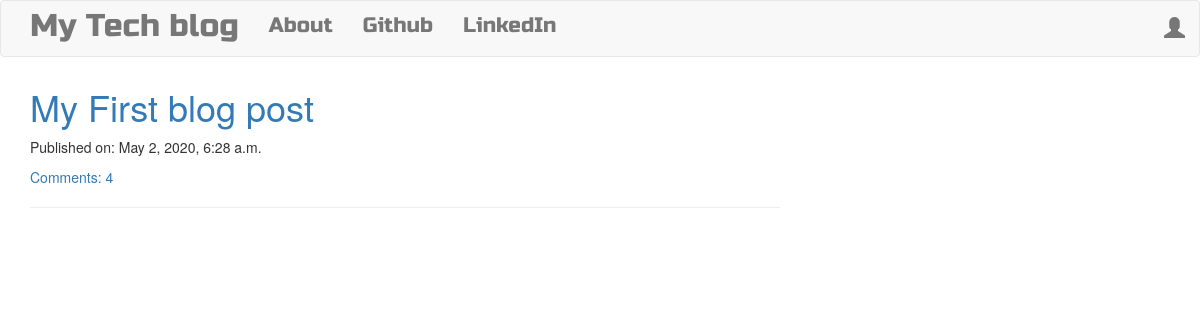
The page / on the database its author committed.
### blog/models.py (models this page shows, shortened)
class Post(models.Model):
    author = models.ForeignKey('auth.User', on_delete=models.CASCADE)
    title = models.CharField(max_length=200)
    text = models.TextField()
    create_date = models.DateTimeField(default=django.utils.timezone.now)
    published_date = models.DateTimeField(blank=True, null=True)
    def approve_comments(self):
        return self.comments.filter(approved_comment=True)

### blog/views.py (the view)
# urls.py: path('', views.PostListView.as_view(),name='post_list'),
class PostListView(ListView):
    model = Post
    def get_queryset(self):
        return Post.objects.filter(published_date__lte=django.utils.timezone.now()).order_by('-published_date')

### blog/templates/blog/post_list.html
{% extends "blog/base.html" %}
{% block content %}
<div class="centerstage">
  {% for post in post_list %}
  <div class="post">
    <h1> <a href="{% url 'blog:post_detail' pk=post.pk %}">{{post.title}}</a></h1>
    <div class="date">
      <p>Published on: {{post.published_date}}</p>
    </div>
    <a href="{% url 'blog:post_detail' pk=post.pk %}">Comments: {{post.approve_comments.count}}</a>
    <hr>
  </div>
  {% endfor %}
</div>
{% endblock %}

### blog/static/css/blog.css (style rules this page uses)
.centerstage { margin-left: auto; margin-right: auto; }

### rows shown on the page
Post: title "My First blog post", published_date "May 2, 2020, 6:28 a.m.", approve_comments.count "4"
